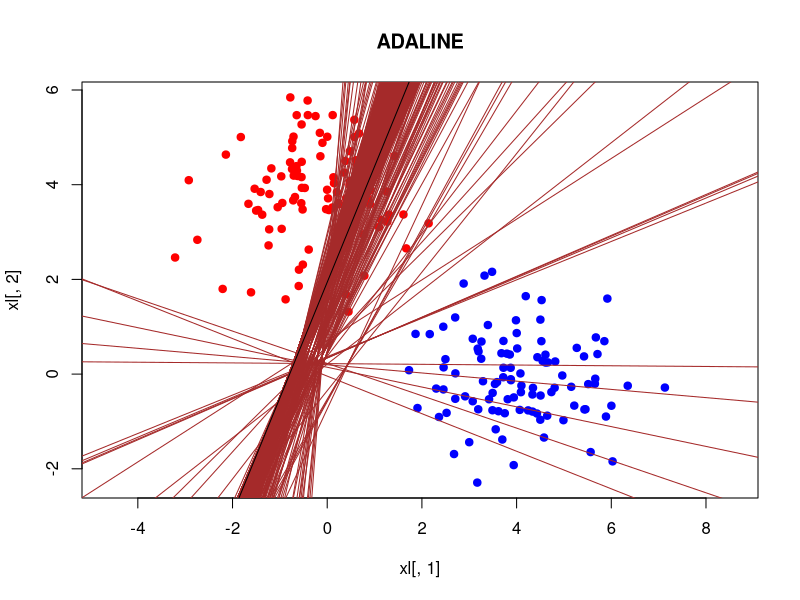

Generate this figure with R:
objectCounter <- 100
library(MASS)
normalize = function(xl) {
  cols = dim(xl)[2]
  
  for (i in 1:cols) {
    xl[, i] = (xl[, i] - min(xl[, i])) / (max(xl[, i]) - min(xl[, i]))
  }
  return(xl)
}

sigma1 <- matrix(c(1, 0, 0, 1),2,2)
sigma2 <- matrix(c(1, 0, 0, 1),2,2)

mu1 <- c(0,4)
mu2 <- c(4,0)

x1 <- mvrnorm(n = objectCounter, mu1, sigma1)
x2 <- mvrnorm(n = objectCounter, mu2, sigma2)

xy1 <- cbind(x1,1) 
xy2 <- cbind(x2,2) 

xl <- rbind(xy1,xy2)

colors <- c("red", "blue")
plot(xl[,1],xl[,2], pch = 21,main = "ADALINE", col = colors[xl[,3]], asp = 1, bg=colors[xl[,3]])
normalisation = function(i){
  if (xl[i,3] == 1)
    return (-1)
  else 
    return (1)
}
classes <- 0
for(i in 1:dim(xl)[1]){
  classes[i] = normalisation(i)	
}
classes
lstandart = function(x) x;
adaline = function(x)  (x - 1) ^ 2
adalineW = function(w, eta, xi, yi) {
  w - eta * (sum(w * xi) - yi) * xi
}

stohastGrad = function(xl,classes,L, rule){
  rows = dim(xl)[1]
  cols = dim(xl)[2]
  
  w = runif(cols, -1 / (2 * cols), 1 / (2 * cols))
  
  lambda = 1 / rows
  
  Q = 0
  for (i in 1:rows) {
    margin = sum(w * xl[i,]) * classes[i]
    Q[1] = Q[1] + L(margin)
  }    
  cnt = 0
  for(j in 2:1000) {
    cnt = cnt + 1

    margins = rep(0, rows)
    for (i in 1:rows) {
      xi = xl[i,]
      yi = classes[i]
      margins[i] = sum(w * xi) * yi
    }
    errorIndex = which(margins <= 0)
    

    
    if(length(errorIndex)!=0)
      i = sample(errorIndex, 1)
    else
      i = sample(1:rows,1)
    
    xi = xl[i,]
    yi = classes[i]
    

    margin = sum(w * xi) * yi
    error = L(margin)
 
    eta = 1 / cnt
    w = rule(w, eta, xi, yi)
    
    # íîâîå Q
    
    Q[j] = (1 - lambda) * Q[j-1] + lambda * error
    
  #  if (abs(Q[j-1] - Q[j]) / abs(max(Q[j-1], Q[j])) < 1e-5)
    #  break;
    drawLine(w, "brown")
  }  
  return(w)
}
drawLine = function(w, color) {
  abline(a = w[3] / w[2], b = -w[1] / w[2], lwd = 1, col = color)
}
w1 <- stohastGrad(xl, classes, adaline, adalineW)
drawLine(w1, "black")
